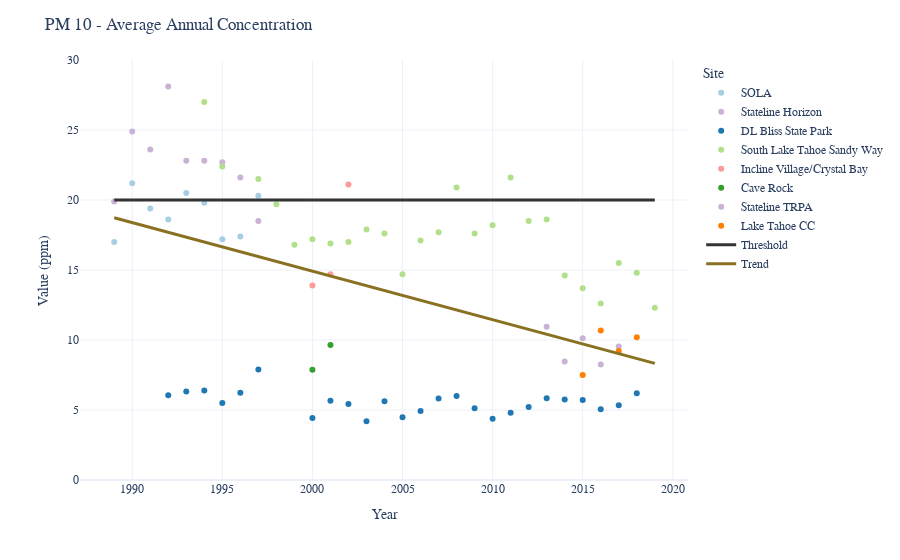

The code cell stored with this chart in its notebook:
### Markdown cell above
## Annual Average Pm10 Concentration

### Code cell
# set indicator
indicator = 'PM10 - ANNUAL AVG.'

# limit rows to indicator
dfPM10 = dfAir.loc[dfAir['Indicator'] == indicator]
dfPM10['Threshold Value'] = 20
df = dfPM10

# setup plot
fig = px.scatter(df, x = 'Year', y= 'Value', color='Site', 
                 color_discrete_map=color_discrete_map,
                 hover_data={'Year':False, # remove year from hover data
                             'Value':':.2f'
                             })

fig.update_traces(hovertemplate='<br>%{y:.2f} ppm')


# create threshold line
fig.add_trace(go.Scatter(
    y=df['Threshold Value'],
    x=df['Year'],
    name= "Threshold",
    line=dict(color='#333333', width=3),
    mode='lines',
    hovertemplate='Threshold :<br>%{y:.2f} ppm<extra></extra>'
))


# create trendline
fig2 = px.scatter(df, x = 'Year', y= 'Value', 
                 trendline='ols', trendline_color_override='#8a7121')

# set up trendline trace
trendline = fig2.data[1]

# get ols results
fit_results = px.get_trendline_results(fig2).px_fit_results.iloc[0]
# get beta value
beta = fit_results.params[1]
print("Beta = " + str(fit_results.params[1]))
# add beta value from trend line to data frame
dfAir.loc[dfAir['Indicator'] == indicator, 'Beta'] = fit_results.params[1]

# create variable of beta
slope = dfAir.loc[dfAir['Indicator'] == indicator, 'Beta']

# update trendline
trendline.update(showlegend=True, name="Trend", line_width=3, 
                 customdata=slope, hovertemplate='Trend :<br>%{customdata:.2f}<extra></extra>')

# add to figure
fig.add_trace(trendline)

# set layout
fig.update_layout(title="PM 10 - Average Annual Concentration",
                    font_family=font,
                    template=template,
                    showlegend=True,
                    hovermode="x unified",
                    xaxis = dict(
                        tickmode = 'linear',
                        tick0 = 1985,
                        dtick = 5
                    ),
                    yaxis = dict(
                        tickmode = 'linear',
                        tick0 = 0,
                        dtick = 5,
                        range=[0, 30],
                        title_text='Value (ppm)'
                    )
                  
                 )

# show figure
fig.show()
# save to HTML
fig.write_html(os.path.join(workspace, "AirQuality_AnnualPM10.html"))

### Figure 1 — Plotly figure (JSON) as saved in the notebook; plotly's stock layout.template omitted (floating-point values rounded to 4 significant figures)
{"data": [{"customdata": [[1989, 17], [1990, 21.2], [1991, 19.4], [1992, 18.6], [1993, 20.5], [1994, 19.8], [1995, 17.2], [1996, 17.4], [1997, 20.3]], "hovertemplate": "<br>%{y:.2f} ppm", "legendgroup": "SOLA", "marker": {"color": "#a6cee3", "symbol": "circle"}, "mode": "markers", "name": "SOLA", "orientation": "v", "showlegend": true, "type": "scatter", "x": [1989, 1990, 1991, 1992, 1993, 1994, 1995, 1996, 1997], "xaxis": "x", "y": [17, 21.2, 19.4, 18.6, 20.5, 19.8, 17.2, 17.4, 20.3], "yaxis": "y"}, {"customdata": [[1989, 19.9], [1990, 24.9], [1991, 23.6], [1992, 28.1], [1993, 22.8], [1994, 22.8], [1995, 22.7], [1996, 21.6], [1997, 18.5]], "hovertemplate": "<br>%{y:.2f} ppm", "legendgroup": "Stateline Horizon", "marker": {"color": "#cab2d6", "symbol": "circle"}, "mode": "markers", "name": "Stateline Horizon", "orientation": "v", "showlegend": true, "type": "scatter", "x": [1989, 1990, 1991, 1992, 1993, 1994, 1995, 1996, 1997], "xaxis": "x", "y": [19.9, 24.9, 23.6, 28.1, 22.8, 22.8, 22.7, 21.6, 18.5], "yaxis": "y"}, {"customdata": [[1991, null], [1992, 6.051], [1993, 6.316], [1994, 6.386], [1995, 5.498], [1996, 6.228], [1997, 7.89], [1998, null], [1999, null], [2000, 4.43], [2001, 5.652], [2002, 5.423], [2003, 4.198], [2004, 5.62], [2005, 4.477], [2006, 4.927], [2007, 5.824], [2008, 6], [2009, 5.117], [2010, 4.37], [2011, 4.797], [2012, 5.208], [2013, 5.831], [2014, 5.746], [2015, 5.71], [2016, 5.057], [2017, 5.348], [2018, 6.2], [2019, null]], "hovertemplate": "<br>%{y:.2f} ppm", "legendgroup": "DL Bliss State Park", "marker": {"color": "#1f78b4", "symbol": "circle"}, "mode": "markers", "name": "DL Bliss State Park", "orientation": "v", "showlegend": true, "type": "scatter", "x": [1991, 1992, 1993, 1994, 1995, 1996, 1997, 1998, 1999, 2000, 2001, 2002, 2003, 2004, 2005, 2006, 2007, 2008, 2009, 2010, 2011, 2012, 2013, 2014, 2015, 2016, 2017, 2018, 2019], "xaxis": "x", "y": [null, 6.051, 6.316, 6.386, 5.498, 6.228, 7.89, null, null, 4.43, 5.652, 5.423, 4.198, 5.62, 4.477, 4.927, 5.824, 6, 5.117, 4.37, 4.797, 5.208, 5.831, 5.746, 5.71, 5.057, 5.348, 6.2, null], "yaxis": "y"}, {"customdata": [[1994, 27], [1995, 22.4], [1996, null], [1997, 21.5], [1998, 19.7], [1999, 16.8], [2000, 17.2], [2001, 16.9], [2002, 17], [2003, 17.9], [2004, 17.6], [2005, 14.7], [2006, 17.1], [2007, 17.7], [2008, 20.9], [2009, 17.6], [2010, 18.2], [2011, 21.6], [2012, 18.5], [2013, 18.6], [2014, 14.6], [2015, 13.7], [2016, 12.6], [2017, 15.5], [2018, 14.8], [2019, 12.3]], "hovertemplate": "<br>%{y:.2f} ppm", "legendgroup": "South Lake Tahoe Sandy Way", "marker": {"color": "#b2df8a", "symbol": "circle"}, "mode": "markers", "name": "South Lake Tahoe Sandy Way", "orientation": "v", "showlegend": true, "type": "scatter", "x": [1994, 1995, 1996, 1997, 1998, 1999, 2000, 2001, 2002, 2003, 2004, 2005, 2006, 2007, 2008, 2009, 2010, 2011, 2012, 2013, 2014, 2015, 2016, 2017, 2018, 2019], "xaxis": "x", "y": [27, 22.4, null, 21.5, 19.7, 16.8, 17.2, 16.9, 17, 17.9, 17.6, 14.7, 17.1, 17.7, 20.9, 17.6, 18.2, 21.6, 18.5, 18.6, 14.6, 13.7, 12.6, 15.5, 14.8, 12.3], "yaxis": "y"}, {"customdata": [[1999, null], [2000, 13.9], [2001, 14.7], [2002, 21.1]], "hovertemplate": "<br>%{y:.2f} ppm", "legendgroup": "Incline Village/Crystal Bay", "marker": {"color": "#fb9a99", "symbol": "circle"}, "mode": "markers", "name": "Incline Village/Crystal Bay", "orientation": "v", "showlegend": true, "type": "scatter", "x": [1999, 2000, 2001, 2002], "xaxis": "x", "y": [null, 13.9, 14.7, 21.1], "yaxis": "y"}, {"customdata": [[2000, 7.868], [2001, 9.65]], "hovertemplate": "<br>%{y:.2f} ppm", "legendgroup": "Cave Rock", "marker": {"color": "#33a02c", "symbol": "circle"}, "mode": "markers", "name": "Cave Rock", "orientation": "v", "showlegend": true, "type": "scatter", "x": [2000, 2001], "xaxis": "x", "y": [7.868, 9.65], "yaxis": "y"}, {"customdata": [[2013, 10.94], [2014, 8.459], [2015, 10.13], [2016, 8.243], [2017, 9.54]], "hovertemplate": "<br>%{y:.2f} ppm", "legendgroup": "Stateline TRPA", "marker": {"color": "#cab2d6", "symbol": "circle"}, "mode": "markers", "name": "Stateline TRPA", "orientation": "v", "showlegend": true, "type": "scatter", "x": [2013, 2014, 2015, 2016, 2017], "xaxis": "x", "y": [10.94, 8.459, 10.13, 8.243, 9.54], "yaxis": "y"}, {"customdata": [[2014, null], [2015, 7.499], [2016, 10.69], [2017, 9.208], [2018, 10.2]], "hovertemplate": "<br>%{y:.2f} ppm", "legendgroup": "Lake Tahoe CC", "marker": {"color": "#ff7f00", "symbol": "circle"}, "mode": "markers", "name": "Lake Tahoe CC", "orientation": "v", "showlegend": true, "type": "scatter", "x": [2014, 2015, 2016, 2017, 2018], "xaxis": "x", "y": [null, 7.499, 10.69, 9.208, 10.2], "yaxis": "y"}, {"hovertemplate": "Threshold :<br>%{y:.2f} ppm<extra></extra>", "line": {"color": "#333333", "width": 3}, "mode": "lines", "name": "Threshold", "type": "scatter", "x": [1989, 1989, 1990, 1990, 1991, 1991, 1991, 1992, 1992, 1992, 1993, 1993, 1993, 1994, 1994, 1994, 1994, 1995, 1995, 1995, 1995, 1996, 1996, 1996, 1996, 1997, 1997, 1997, 1997, 1998, 1998, 1999, 1999, 1999, 2000, 2000, 2000, 2000, 2001, 2001, 2001, 2001, 2002, 2002, 2002, 2003, 2003, 2004, 2004, 2005, 2005, 2006, 2006, 2007, 2007, 2008, 2008, 2009, 2009, 2010, 2010, 2011, 2011, 2012, 2012, 2013, 2013, 2013, 2014, 2014, 2014, 2014, 2015, 2015, 2015, 2015, 2016, 2016, 2016, 2016, 2017, 2017, 2017, 2017, 2018, 2018, 2018, 2019, 2019], "y": [20, 20, 20, 20, 20, 20, 20, 20, 20, 20, 20, 20, 20, 20, 20, 20, 20, 20, 20, 20, 20, 20, 20, 20, 20, 20, 20, 20, 20, 20, 20, 20, 20, 20, 20, 20, 20, 20, 20, 20, 20, 20, 20, 20, 20, 20, 20, 20, 20, 20, 20, 20, 20, 20, 20, 20, 20, 20, 20, 20, 20, 20, 20, 20, 20, 20, 20, 20, 20, 20, 20, 20, 20, 20, 20, 20, 20, 20, 20, 20, 20, 20, 20, 20, 20, 20, 20, 20, 20]}, {"customdata": [-0.3468, -0.3468, -0.3468, -0.3468, -0.3468, -0.3468, -0.3468, -0.3468, -0.3468, -0.3468, -0.3468, -0.3468, -0.3468, -0.3468, -0.3468, -0.3468, -0.3468, -0.3468, -0.3468, -0.3468, -0.3468, -0.3468, -0.3468, -0.3468, -0.3468, -0.3468, -0.3468, -0.3468, -0.3468, -0.3468, -0.3468, -0.3468, -0.3468, -0.3468, -0.3468, -0.3468, -0.3468, -0.3468, -0.3468, -0.3468, -0.3468, -0.3468, -0.3468, -0.3468, -0.3468, -0.3468, -0.3468, -0.3468, -0.3468, -0.3468, -0.3468, -0.3468, -0.3468, -0.3468, -0.3468, -0.3468, -0.3468, -0.3468, -0.3468, -0.3468, -0.3468, -0.3468, -0.3468, -0.3468, -0.3468, -0.3468, -0.3468, -0.3468, -0.3468, -0.3468, -0.3468, -0.3468, -0.3468, -0.3468, -0.3468, -0.3468, -0.3468, -0.3468, -0.3468, -0.3468, -0.3468, -0.3468, -0.3468, -0.3468, -0.3468, -0.3468, -0.3468, -0.3468, -0.3468], "hovertemplate": "Trend :<br>%{customdata:.2f}<extra></extra>", "legendgroup": "", "line": {"color": "#8a7121", "width": 3}, "marker": {"color": "#636efa", "symbol": "circle"}, "mode": "lines", "name": "Trend", "showlegend": true, "type": "scatter", "x": [1989, 1989, 1990, 1990, 1991, 1991, 1992, 1992, 1992, 1993, 1993, 1993, 1994, 1994, 1994, 1994, 1995, 1995, 1995, 1995, 1996, 1996, 1996, 1997, 1997, 1997, 1997, 1998, 1999, 2000, 2000, 2000, 2000, 2001, 2001, 2001, 2001, 2002, 2002, 2002, 2003, 2003, 2004, 2004, 2005, 2005, 2006, 2006, 2007, 2007, 2008, 2008, 2009, 2009, 2010, 2010, 2011, 2011, 2012, 2012, 2013, 2013, 2013, 2014, 2014, 2014, 2015, 2015, 2015, 2015, 2016, 2016, 2016, 2016, 2017, 2017, 2017, 2017, 2018, 2018, 2018, 2019], "xaxis": "x", "y": [18.74, 18.74, 18.39, 18.39, 18.04, 18.04, 17.7, 17.7, 17.7, 17.35, 17.35, 17.35, 17.0, 17.0, 17.0, 17.0, 16.66, 16.66, 16.66, 16.66, 16.31, 16.31, 16.31, 15.96, 15.96, 15.96, 15.96, 15.62, 15.27, 14.92, 14.92, 14.92, 14.92, 14.57, 14.57, 14.57, 14.57, 14.23, 14.23, 14.23, 13.88, 13.88, 13.53, 13.53, 13.19, 13.19, 12.84, 12.84, 12.49, 12.49, 12.15, 12.15, 11.8, 11.8, 11.45, 11.45, 11.11, 11.11, 10.76, 10.76, 10.41, 10.41, 10.41, 10.07, 10.07, 10.07, 9.72, 9.72, 9.72, 9.72, 9.373, 9.373, 9.373, 9.373, 9.026, 9.026, 9.026, 9.026, 8.68, 8.68, 8.68, 8.333], "yaxis": "y"}], "layout": {"font": {"family": "Calibri"}, "hovermode": "x unified", "legend": {"title": {"text": "Site"}, "tracegroupgap": 0}, "margin": {"t": 60}, "showlegend": true, "title": {"text": "PM 10 - Average Annual Concentration"}, "xaxis": {"anchor": "y", "domain": [0, 1], "dtick": 5, "tick0": 1985, "tickmode": "linear", "title": {"text": "Year"}}, "yaxis": {"anchor": "x", "domain": [0, 1], "dtick": 5, "range": [0, 30], "tick0": 0, "tickmode": "linear", "title": {"text": "Value (ppm)"}}}}
